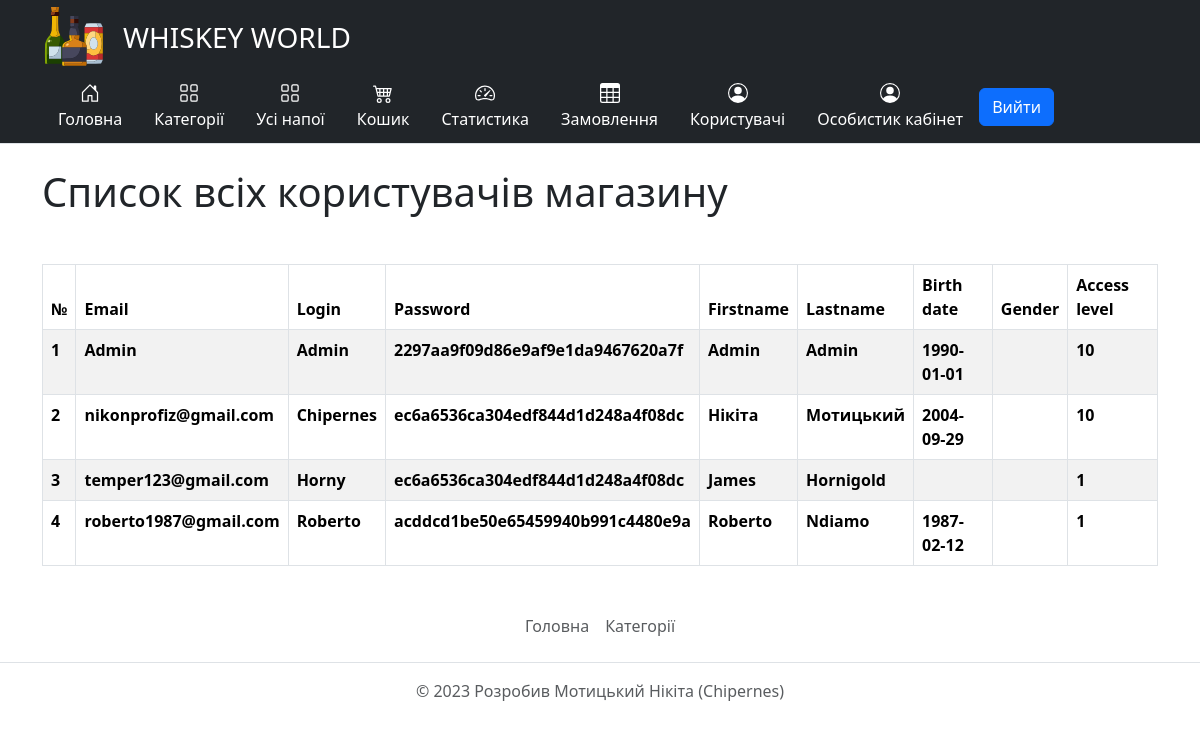
Page /user (signed in) on the committed database.
### tables this page shows
CREATE TABLE `Users` (
  `UserId` int NOT NULL,
  `Email` varchar(255) NOT NULL,
  `Login` varchar(255) NOT NULL,
  `Password` varchar(255) NOT NULL,
  `Firstname` varchar(255) DEFAULT NULL,
  `Lastname` varchar(255) DEFAULT NULL,
  `BirthDate` date DEFAULT NULL,
  `GenderId` int NOT NULL,
  `AccessLevel` tinyint NOT NULL DEFAULT '1'
);

### core/Template.php (called while the page is built, shortened)
<?php
class Template
{
    public function __construct($path)
    {
        $this->path = $path;
    }
    public function getHTML() {
        include($this->path);
        $html = ob_get_contents();
        return $html;
    }
}

### core/Controller.php (called while the page is built, shortened)
<?php
class Controller
{
    protected $viewPath;
    public function __construct()
    {
        $this->moduleName = Core::getInstance()->app['moduleName'];
        $this->actionName = Core::getInstance()->app['$actionName'];
        $this->viewPath = "views/{$this->moduleName}/{$this->actionName}.php";
    }
    public function render($viewPath = null, $params = null)
    {
        if (empty($viewPath))
            $viewPath = $this->viewPath;
        $tpl = new Template($viewPath);
        if (!empty($params))
            $tpl->setParams($params);
        return $tpl->getHTML();
    }
}

### controllers/UserController.php (called while the page is built, shortened)
<?php
class UserController extends Controller
{
    public function indexAction()
    {
        $users = User::getAllUsers();
        $currentAuthenticatedUser = User::getCurrentAuthenticatedUser();
        return $this->render(null,
            [
                'users' => $users,
                'currentAuthenticatedUser' => $currentAuthenticatedUser,
            ]);
    }
}

### index.php (called while the page is built, shortened)
<?php
spl_autoload_register(function($className) {
    $path = $className.'.php';
});
$core = core\Core::getInstance();
$core->Initialize();
$core->Run();

### core/DB.php (called while the page is built, shortened)
<?php
class DB
{
    protected $pdo;
    public function __construct($hostname, $login, $password, $database)
    {
        $this->pdo = new \PDO("mysql: host={$hostname}; dbname={$database}", $login, $password);
    }
    public function select($tableName, $fieldsList = '*', $conditionArray = null, $conditionOperators = 'AND')
    {
        if (is_string($fieldsList))
            $fieldsListString = $fieldsList;
        $wherePartString = '';
        $res = $this->pdo->prepare("SELECT {$fieldsListString} FROM {$tableName} {$wherePartString}");
        $res->execute($conditionArray);
        return $res->fetchAll(\PDO::FETCH_ASSOC);
    }
}

### models/User.php (called while the page is built, shortened)
<?php
class User
{
    protected static $tableName = 'Users';
    public static function getAllUsers(): ?array
    {
        $user = Core::getInstance()->db->select(self::$tableName);
        if (!empty($user))
            return $user;
        return null;
    }
}

### views/user/index.php (the view, shortened to what this page needs)
<h1 class="mt-4 mb-5">Список всіх користувачів магазину</h1>
<div class="mt-4">
    <table class="table table-striped table-bordered">
        <thead>
        <tr>
            <th>№</th>
            <th>Email</th>
            <th>Login</th>
            <th>Password</th>
            <th>Firstname</th>
            <th>Lastname</th>
            <th>Birth date</th>
            <th>Gender</th>
            <th>Access level</th>
        </tr>
        </thead>
        <tbody>
        <?php foreach ($users as $user): ?>
            <tr>
                <th><?= $user['UserId'] ?></th>
                <th><?= $user['Email'] ?></th>
                <th><?= $user['Login'] ?></th>
                <th><?= md5($user['Password']) ?></th>
                <th><?= $user['Firstname'] ?></th>
                <th><?= $user['Lastname'] ?></th>
                <th><?= $user['BirthDate'] ?></th>
                <th><?= $user['Gender'] ?></th>
                <th>
                    <?= $user['AccessLevel'] ?>
                </th>
            </tr>
        <?php endforeach; ?>
        </tbody>
    </table>
</div>

### rows in the picture
users: UserId "1", Email "Admin", Login "Admin", Password "2297aa9f09d86e9af9e1da9467620a7f", Firstname "Admin", Lastname "Admin", BirthDate "1990-01-01", AccessLevel "10"
users: UserId "2", Email "nikonprofiz@gmail.com", Login "Chipernes", Password "ec6a6536ca304edf844d1d248a4f08dc", Firstname "Нікіта", Lastname "Мотицький", BirthDate "2004-09-29", AccessLevel "10"
users: UserId "3", Email "temper123@gmail.com", Login "Horny", Password "ec6a6536ca304edf844d1d248a4f08dc", Firstname "James", Lastname "Hornigold", AccessLevel "1"
users: UserId "4", Email "roberto1987@gmail.com", Login "Roberto", Password "acddcd1be50e65459940b991c4480e9a", Firstname "Roberto", Lastname "Ndiamo", BirthDate "1987-02-12", AccessLevel "1"
